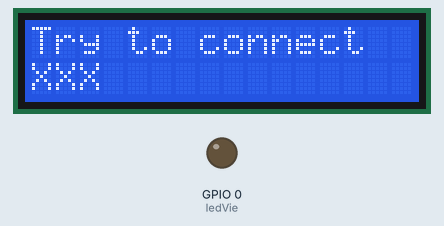
Simulated run of this sketch. Board: ESP8266 (NodeMCU). Shown: 16×2 character LCD, output pins drawn as LEDs (lit = HIGH). WiFi joins after 1.5 s; servers stay silent unless stated; what the sketch prints to the serial monitor is not drawn.

Above: at 0.1 s.
At 0.6 s:
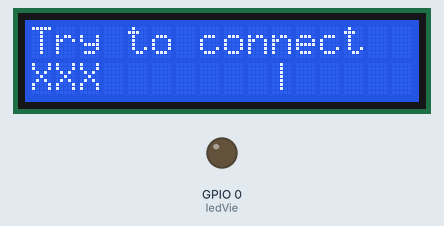
At 1.7 s:
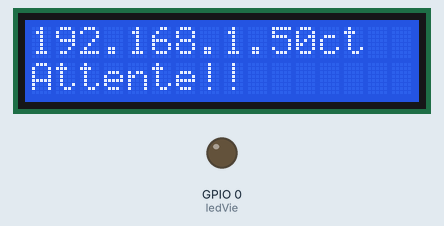
At 35.3 s:
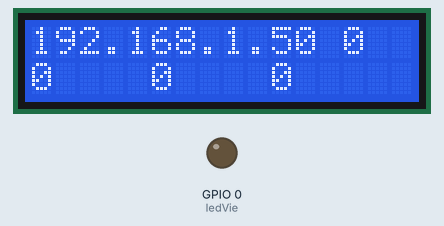
Timing chart, 0 to 40.0 s (numbered marks = the images above):
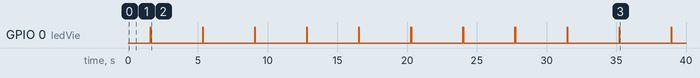

Measured:
- by itself, GPIO 0 (ledVie): alternates HIGH for 0.05 s and LOW for 3.7 s
- what the display in image 1 shows lasts 0.5 s, from 0.6 s to 1.1 s
- what the display in image 2 shows lasts 1.3 s, from 1.6 s to 2.9 s

The sketch:

SAE4.ino
```cpp
//
//
//


#include <ESP8266WiFi.h>
#include <WiFiClient.h>
#include <ESP8266WebServer.h>
#include <ESP8266mDNS.h>
#include <Wire.h>
#include <LiquidCrystal_I2C.h>
#include <ESP8266HTTPClient.h>
#include <ArduinoJson.h>
#include <Ethernet.h>
#include <SPI.h>

#define ledVie 0

#ifndef STASSID
#define STASSID    "XXX" //Réseau local
#define STAPSK     "XXX"
#endif

const char* ssid = STASSID;
const char* password = STAPSK;
int incomingByte = 3 ;
unsigned long t, t1;
LiquidCrystal_I2C lcd(0x3F, 16, 2);

WiFiClient client;  // or WiFiClientSecure for HTTPS
HTTPClient http;

//////////////////////////////// setup ////////////////////////////////////////
void setup(void) {
  //--------------------------- GPIO LCD SERIAL ------------------------------
  pinMode(ledVie, OUTPUT);
  lcd.begin();
  lcd.backlight();
  Serial.begin(115200);
  lcd.setCursor(0, 0);
  lcd.print("Try to connect");
  lcd.setCursor(0, 1);
  lcd.print(STASSID);

  //----------------------- WIFI connexion -----------------------------------
  WiFi.mode(WIFI_STA);
  WiFi.begin(ssid, password);
  Serial.println("");
  int i = 0;
  // Wait for connection
  while (WiFi.status() != WL_CONNECTED) {
    delay(500);
    Serial.print(".");
    lcd.setCursor(10, 1);

    switch (i % 3) {
      case 0: lcd.print("|"); break;
      case 1: lcd.print("/"); break;
      case 2: lcd.print("-");
    }
    i++;
  }
  Serial.println("");
  Serial.print("Connected to ");
  Serial.println(ssid);
  Serial.print("IP address: ");
  Serial.println(WiFi.localIP());

  if (MDNS.begin("esp8266")) {
    Serial.println("MDNS responder started");
  }
  lcd.setCursor(0, 0);
  lcd.print(WiFi.localIP());
  lcd.setCursor(0, 1);
  lcd.print("Attente!!  ");
}

//////////////////////////// loop ///////////////////////////////////////
void loop(void) {
  digitalWrite(ledVie, HIGH);
  delay(50);

  MDNS.update();
  digitalWrite(ledVie, LOW);
  delay(50);

  t = millis();
  if ((t - t1) > 500) {
    t1 = t;
    if (Serial.available() > 0) { // si données disponibles sur le port série
      // lit l'octet entrant
      incomingByte = Serial.read();
    }

    // Send request
    http.useHTTP10(true);
    http.begin(client, "http://192.168.0.7/emeter/0");
    http.GET();

    // Parse response
    DynamicJsonDocument doc(2048);
    deserializeJson(doc, http.getStream());

    // Read values
    Serial.println(doc["voltage"].as<long>());
    Serial.println(doc["power"].as<long>());
    lcd.setCursor(12, 0);
    lcd.print("   ");
    lcd.setCursor(13, 0);
    lcd.print(doc["voltage"].as<long>());
    lcd.setCursor(0, 1);
    lcd.print("                ");
    lcd.setCursor(0, 1);
    lcd.print(doc["power"].as<long>());

    //http.useHTTP10(true);
    http.begin(client, "http://192.168.0.7/emeter/1");
    http.GET();
    deserializeJson(doc, http.getStream());
    Serial.println(doc["power"].as<long>());
    lcd.setCursor(5, 1);
    lcd.print(doc["power"].as<long>());

    if (incomingByte == '0') {
      http.useHTTP10(true);
      http.begin(client, "http://192.168.0.7/relay/0?turn=off");
      http.GET();
      deserializeJson(doc, http.getStream());
    }

    if (incomingByte == '1') {
      http.useHTTP10(true);
      http.begin(client, "http://192.168.0.7/relay/0?turn=on");
      http.GET();

    }
    http.begin(client, "http://192.168.0.7/relay/0");
    http.GET();
    deserializeJson(doc, http.getStream());
    Serial.println(doc["ison"].as<long>());
    lcd.setCursor(10, 1);
    lcd.print(doc["ison"].as<long>());

    http.end();
  }
}
```
